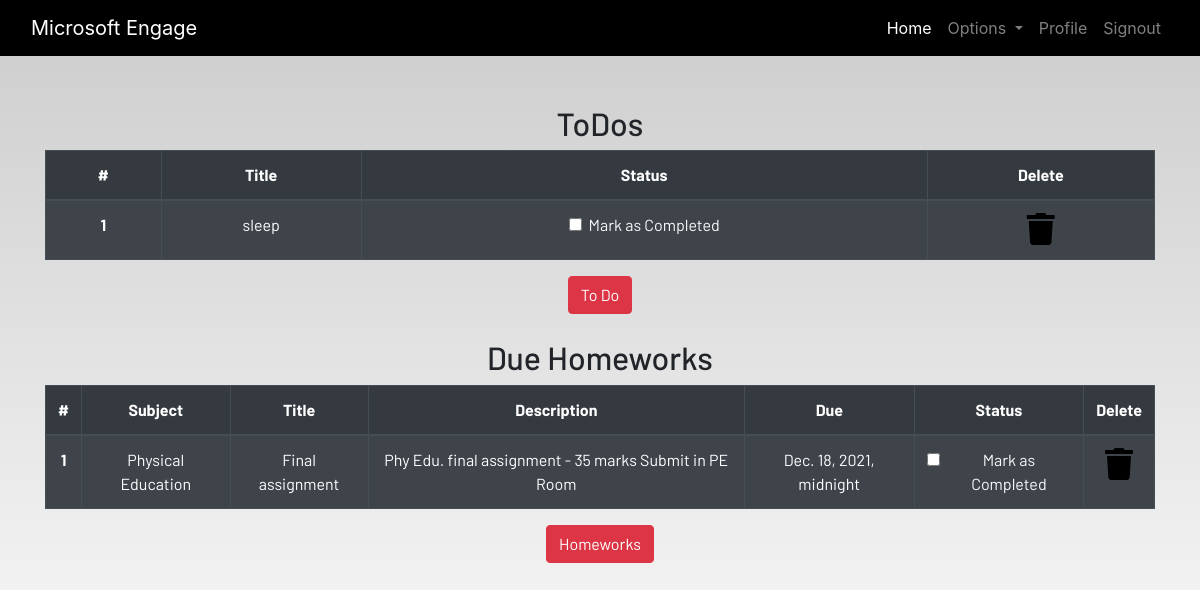
The page /profile/ (signed in) on the database as committed earlier.
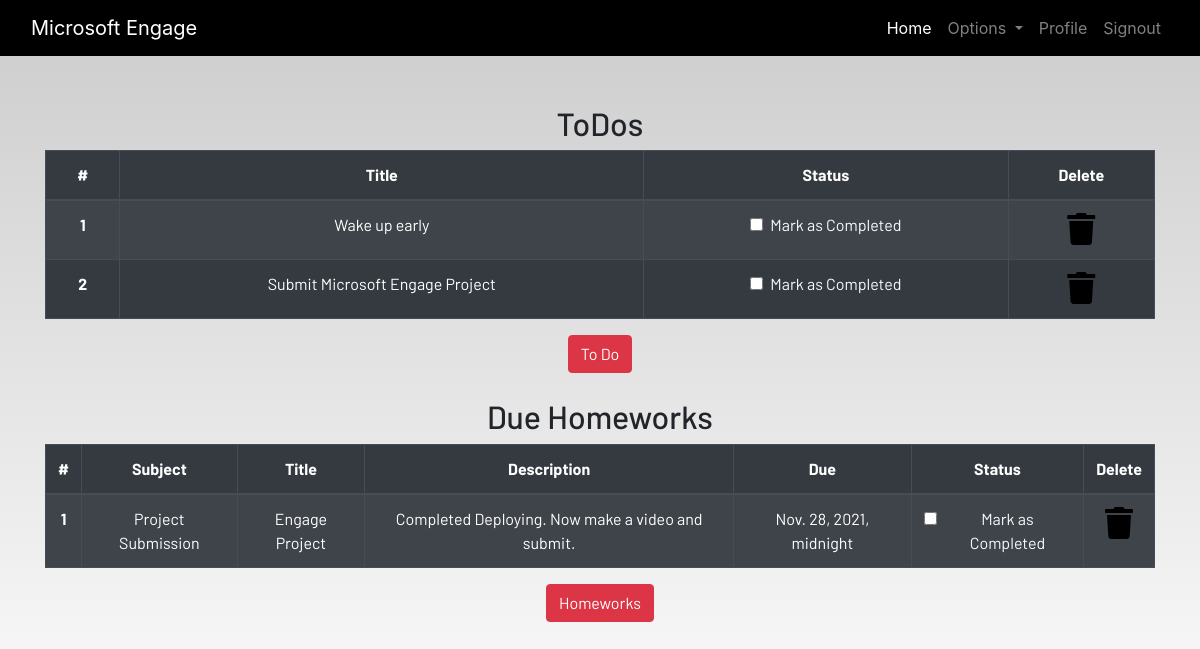
The same page on the database as committed later.
### dashboard/models.py (models this page shows, shortened)
class Todo(models.Model):
    user = models.ForeignKey(User, on_delete = models.CASCADE)
    title = models.CharField(max_length=100)
    desc = models.TextField()
    is_finished = models.BooleanField(default=False)

class Homework(models.Model):
    user = models.ForeignKey(User, on_delete = models.CASCADE)
    title = models.CharField(max_length=100)
    subject = models.CharField(max_length = 50)
    desc = models.TextField()
    due = models.DateTimeField()
    is_finished = models.BooleanField(default=False)

### dashboard/views.py (the view)
# urls.py: path('profile/', dash_views.profile, name = 'profile'),
@login_required
def profile(request):
    homeworks = Homework.objects.filter(is_finished = False, user = request.user)
    todos = Todo.objects.filter(is_finished = False, user = request.user)
    if(len(homeworks)==0):
        hw_done = True
    else:
        hw_done = False
    if(len(todos)==0):
        todos_done = True
    else:
        todos_done = False
    context = {
        'hw_done' : hw_done,
        'todos_done' : todos_done,
        'homeworks' : homeworks,
        'todos' : todos,
    }
    return render(request, "dashboard/profile.html", context)

### dashboard/templates/dashboard/profile.html
{% extends 'dashboard/base.html' %}
{% load static %}
{% load crispy_forms_tags%}
{% block content %}
<section class="text-center">
    <div class="container">
      {% if not todos_done %}
        <h2>ToDos</h2>
        <table class="table table-striped table-bordered table-hover table-dark">
            <thead>
                <tr>
                    <th scope="col">#</th>
                    <th scope="col">Title</th>
                    <th scope="col">Status</th>
                    <th scope="col">Delete</th>
                </tr>
            </thead>
            <tbody>
              {% for todo in todos %}
                <tr>
                    <th scope="row">{{forloop.counter}}</th>
                    <td>{{todo.title}}</td>
                    <td>
                        <a href="{% url 'update_todo' todo.id %}">
                            <div class="form-check">
                              {% if todo.is_finished == True %}
                                <input class="form-check-input" type="checkbox" value="" checked>
                                {% else %}
                                <input class="form-check-input" type="checkbox" value="">
                                {% endif %}
                                <label class="form-check-label text-light" for="flexCheckDefault">
                                    Mark as Completed
                                </label>
                            </div>
                        </a>
                    </td>
                    <td><a href="{% url 'delete_todo' todo.id %}"><i class="fa fa-trash fa-2x"></i></a></td>
                </tr>
                {% endfor %}
            </tbody>
        </table>
        {% else %}
        <h3>All To dos are completed!!!!</h3>
        {% endif %}
        <a href="{% url 'todo' %}" class="btn btn-danger">To Do</a>
        <br><br>
        {% if not hw_done %}
        <h2>Due Homeworks</h2>
        <table class="table table-striped table-bordered table-hover table-dark">
            <thead>
                <tr>
                    <th scope="col">#</th>
                    <th scope="col">Subject</th>
                    <th scope="col">Title</th>
                    <th scope="col">Description</th>
                    <th scope="col">Due</th>
                    <th scope="col">Status</th>
                    <th scope="col">Delete</th>
                </tr>
            </thead>
            <tbody>
              {% for hw in homeworks %}
                <tr>
                    <th scope="row">{{forloop.counter}}</th>
                    <td>{{hw.subject}}</td>
                    <td>{{hw.title}}</td>
                    <td>{{hw.desc}}</td>
                    <td>{{hw.due}}</td>
                    <td>
                        <a href="{% url 'update_homework' hw.id %}">
                            <div class="form-check">
                              {% if hw.is_finished == True %}
                                <input class="form-check-input" type="checkbox" value="" checked>
                                {% else %}
                                <input class="form-check-input" type="checkbox" value="">
                                {% endif %}
                                <label class="form-check-label text-light" for="flexCheckDefault">
                                    Mark as Completed
                                </label>
                            </div>
                        </a>
                    </td>
                    <td><a href="{% url 'delete_homework' hw.id %}"><i class="fa fa-trash fa-2x"></i></a></td>
                </tr>
                {% endfor %}
            </tbody>
        </table>
        {% else %}
        <h3>All To homeworks are completed!!!!</h3>
        {% endif %}
        <a href="{% url 'homework' %}" class="btn btn-danger">Homeworks</a>
    </div>
</section>
{% endblock content %}

Rows that differ between the two databases and show on the page:
removed Todo: title "sleep"
no longer on this page (row edited): Homework: subject "Physical Education", title "Final assignment", desc "Phy Edu. final assignment - 35 marks Submit in PE Room", due "Dec. 18, 2021, midnight"
now on this page (row edited): Todo: title "Wake up early"
added Todo: title "Submit Microsoft Engage Project"
added Homework: subject "Project Submission", title "Engage Project", desc "Completed Deploying. Now make a video and submit.", due "Nov. 28, 2021, midnight"
